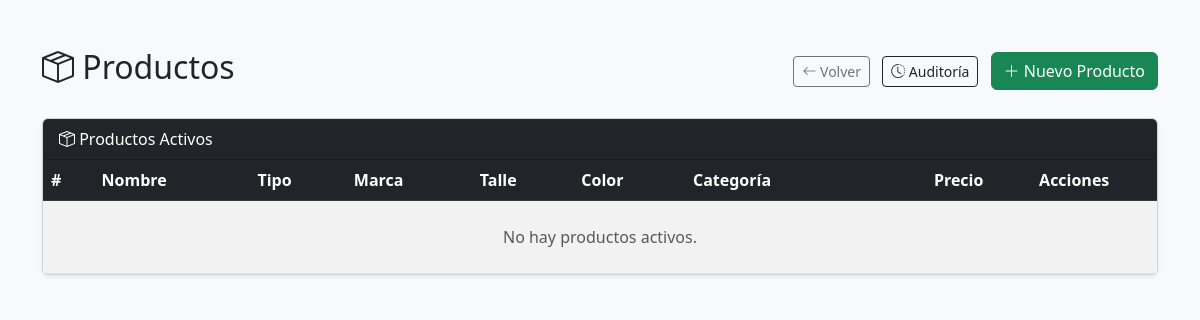
The app's page /public/index.php?action=productos (signed in), older data.
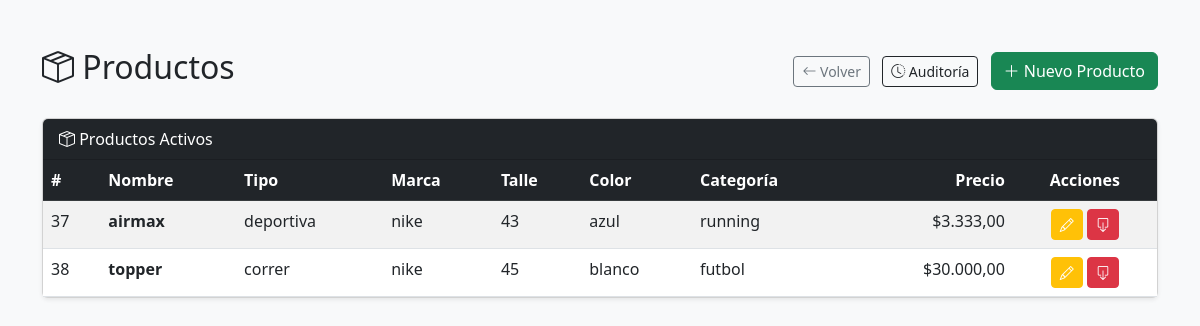
The same page, newer data.
### tables this page shows
CREATE TABLE `producto` (
  `id_producto` int NOT NULL AUTO_INCREMENT,
  `nombre` varchar(45) DEFAULT NULL,
  `descripcion` text,
  `tipodezapatillas` varchar(45) DEFAULT NULL,
  `precio` int DEFAULT NULL,
  `talle_id_talle` int NOT NULL,
  `marca_id_marca` int NOT NULL,
  `color_id_color` int NOT NULL,
  `categoria_id_categoria` int NOT NULL,
  `activo` tinyint(1) NOT NULL DEFAULT '1',
  PRIMARY KEY (`id_producto`),
  KEY `fk_productos_talle1_idx` (`talle_id_talle`),
  KEY `fk_productos_marca1_idx` (`marca_id_marca`),
  KEY `fk_productos_color1_idx` (`color_id_color`),
  KEY `fk_producto_categoria1_idx` (`categoria_id_categoria`),
  CONSTRAINT `fk_producto_categoria1` FOREIGN KEY (`categoria_id_categoria`) REFERENCES `categoria` (`id_categoria`),
  CONSTRAINT `fk_productos_color1` FOREIGN KEY (`color_id_color`) REFERENCES `color` (`id_color`),
  CONSTRAINT `fk_productos_marca1` FOREIGN KEY (`marca_id_marca`) REFERENCES `marca` (`id_marca`),
  CONSTRAINT `fk_productos_talle1` FOREIGN KEY (`talle_id_talle`) REFERENCES `talle` (`id_talle`)
);

CREATE TABLE `marca` (
  `id_marca` int NOT NULL AUTO_INCREMENT,
  `marcas_disponibles` varchar(45) DEFAULT NULL,
  `tipodezapatilla` varchar(45) DEFAULT NULL,
  PRIMARY KEY (`id_marca`)
);

CREATE TABLE `talle` (
  `id_talle` int NOT NULL AUTO_INCREMENT,
  `talles_disponibles` varchar(45) DEFAULT NULL,
  `descripcion` varchar(45) DEFAULT NULL,
  PRIMARY KEY (`id_talle`)
);

CREATE TABLE `color` (
  `id_color` int NOT NULL AUTO_INCREMENT,
  `colores_disponibles` varchar(45) DEFAULT NULL,
  `descripcion` varchar(45) DEFAULT NULL,
  PRIMARY KEY (`id_color`)
);

CREATE TABLE `categoria` (
  `id_categoria` int NOT NULL AUTO_INCREMENT,
  `tipodezapatilla` varchar(45) NOT NULL,
  PRIMARY KEY (`id_categoria`)
);

### app/models/producto/ProductController.php (called while the page is built, shortened)
<?php
require_once __DIR__ . '/Product.php';
class ProductController {
    private $producto;
    public function __construct() {
        $this->db      = (new Database())->connect();
        $this->producto = new Product($this->db);
    }
    public function index() {
        $productos          = $this->producto->listar();
        require __DIR__ . '/views/index.php';
    }
}

### config/database.php (called while the page is built)
<?php
class Database {
    public function connect() {
        return new PDO("mysql:host=localhost;dbname=modelorelacional2", "root", "3704219257");
    }
}

### app/models/producto/product.php (called while the page is built, shortened)
<?php
class Product {
    private $conn;
    public function __construct($db) {
        $this->conn = $db;
    }
    public function listar() {
        $sql = "SELECT p.*,
                    t.talles_disponibles AS talle,
                    m.marcas_disponibles AS marca,
                    c.colores_disponibles AS color,
                    cat.tipodezapatilla AS categoria
                FROM producto p
                LEFT JOIN talle t ON p.talle_id_talle = t.id_talle
                LEFT JOIN marca m ON p.marca_id_marca = m.id_marca
                LEFT JOIN color c ON p.color_id_color = c.id_color
                LEFT JOIN categoria cat ON p.categoria_id_categoria = cat.id_categoria
                WHERE p.activo = 1
                ORDER BY p.nombre ASC";
        return $this->conn->query($sql)->fetchAll(PDO::FETCH_ASSOC);
    }
}

### app/models/producto/views/index.php (the view, shortened to what this page needs)
<!DOCTYPE html>
<html lang="es">
<head>
    <link href="https://cdn.jsdelivr.net/npm/bootstrap@5.3.0/dist/css/bootstrap.min.css" rel="stylesheet">
    <link href="https://cdn.jsdelivr.net/npm/bootstrap-icons@1.10.5/font/bootstrap-icons.css" rel="stylesheet">
</head>
<body class="bg-light">
<div class="container mt-5">
    <div class="d-flex justify-content-between align-items-center mb-4">
        <h2><i class="bi bi-box-seam"></i> Productos</h2>
        <div>
            <a href="index.php?action=dashboard" class="btn btn-outline-secondary btn-sm me-2">
                <i class="bi bi-arrow-left"></i> Volver
            </a>
            <a href="index.php?action=productos_auditoria" class="btn btn-outline-dark btn-sm me-2">
                <i class="bi bi-clock-history"></i> Auditoría
            </a>
            <a href="index.php?action=crear" class="btn btn-success">
                <i class="bi bi-plus-lg"></i> Nuevo Producto
            </a>
        </div>
    </div>
    <div class="card shadow-sm mb-4">
        <div class="card-header bg-dark text-white">
            <i class="bi bi-box-seam"></i> Productos Activos
        </div>
        <div class="card-body p-0">
            <div class="table-responsive">
                <table class="table table-hover table-striped mb-0">
                    <thead class="table-dark">
                        <tr>
                            <th>#</th>
                            <th>Nombre</th>
                            <th>Tipo</th>
                            <th>Marca</th>
                            <th>Talle</th>
                            <th>Color</th>
                            <th>Categoría</th>
                            <th class="text-end">Precio</th>
                            <th class="text-center">Acciones</th>
                        </tr>
                    </thead>
                    <tbody>
                    <?php if (empty($productos)): ?>
                        <tr>
                            <td colspan="9" class="text-center text-muted py-4">No hay productos activos.</td>
                        </tr>
                    <?php else: ?>
                        <?php foreach ($productos as $p): ?>
                        <tr>
                            <td><?= $p['id_producto'] ?></td>
                            <td><strong><?= htmlspecialchars($p['nombre']) ?></strong></td>
                            <td><?= htmlspecialchars($p['tipodezapatillas']) ?></td>
                            <td><?= htmlspecialchars($p['marca'] ?? '—') ?></td>
                            <td><?= htmlspecialchars($p['talle'] ?? '—') ?></td>
                            <td><?= htmlspecialchars($p['color'] ?? '—') ?></td>
                            <td><?= htmlspecialchars($p['categoria'] ?? '—') ?></td>
                            <td class="text-end">$<?= number_format($p['precio'], 2, ',', '.') ?></td>
                            <td class="text-center">
                                <a href="index.php?action=editar&id=<?= $p['id_producto'] ?>"
                                class="btn btn-warning btn-sm text-white" title="Editar">
                                    <i class="bi bi-pencil"></i>
                                </a>
                                <button class="btn btn-danger btn-sm"
                                    data-bs-toggle="modal"
                                    data-bs-target="#modalBajaProducto"
                                    data-id="<?= $p['id_producto'] ?>"
                                    data-nombre="<?= htmlspecialchars($p['nombre']) ?>"
                                    title="Dar de baja">
                                    <i class="bi bi-box-arrow-down"></i>
                                </button>
                            </td>
                        </tr>
                        <?php endforeach; ?>
                    <?php endif; ?>
                    </tbody>
                </table>
            </div>
        </div>
    </div>
</div>
</body>
</html>

### public/index.php (shortened to what this page needs)
<?php
require_once '../config/database.php';
require_once '../app/models/producto/ProductController.php';
$product    = new ProductController();
$action = $_GET['action'];
switch ($action) {
    case 'productos':
        $product->index();
        break;
}

Row changes from the older to the newer data that the page shows:
added producto: id_producto "37", nombre "airmax", tipodezapatillas "deportiva", marca_id_marca.marcas_disponibles "nike", talle_id_talle.talles_disponibles "43", color_id_color.colores_disponibles "azul", categoria_id_categoria.tipodezapatilla "running", precio "3.333,00"
added producto: id_producto "38", nombre "topper", tipodezapatillas "correr", marca_id_marca.marcas_disponibles "nike", talle_id_talle.talles_disponibles "45", color_id_color.colores_disponibles "blanco", categoria_id_categoria.tipodezapatilla "futbol", precio "30.000,00"
Text that changed along with them:
text no longer shown: "No hay productos activos."
